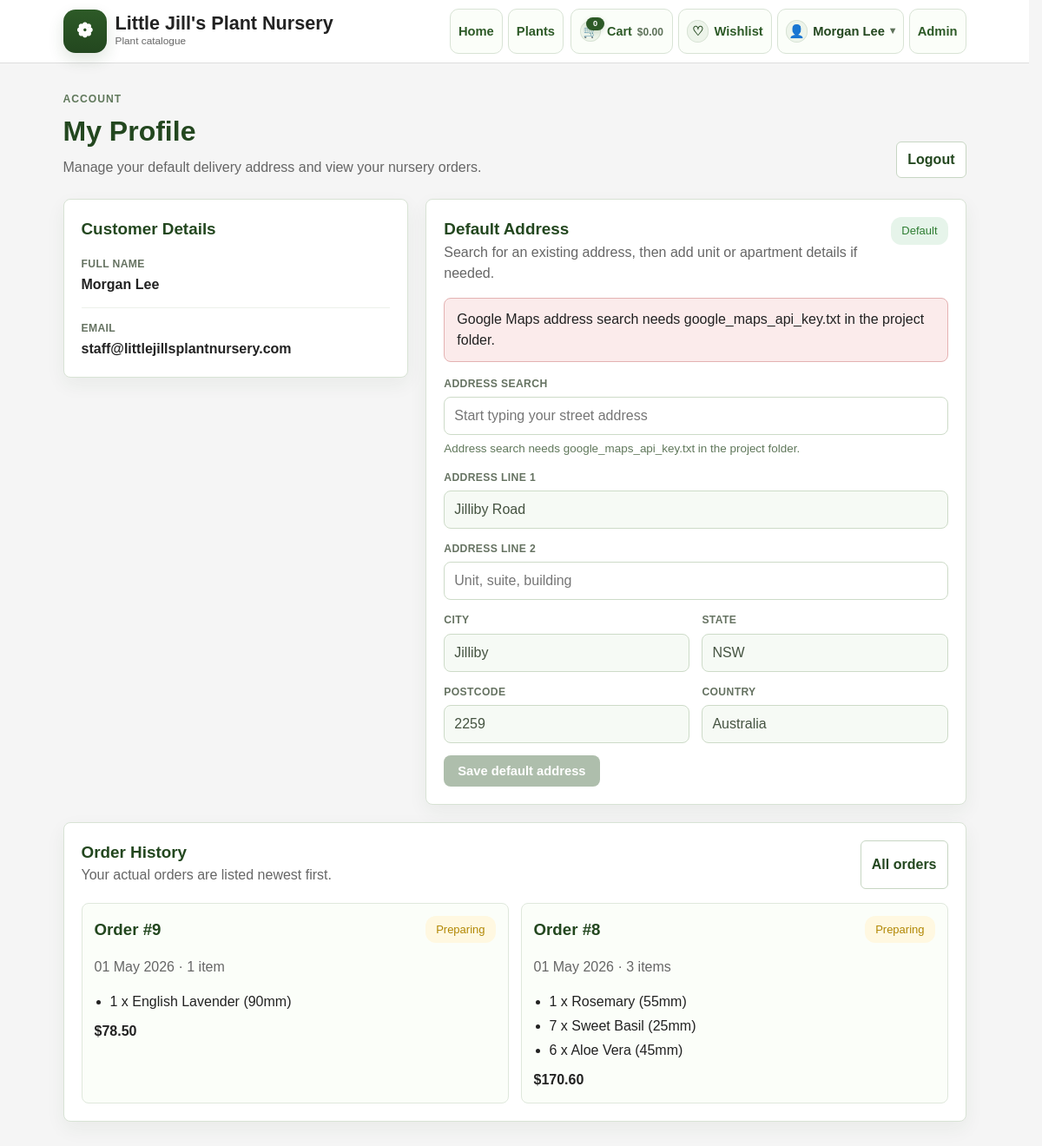
The page /profile (signed in) on the database as committed earlier.
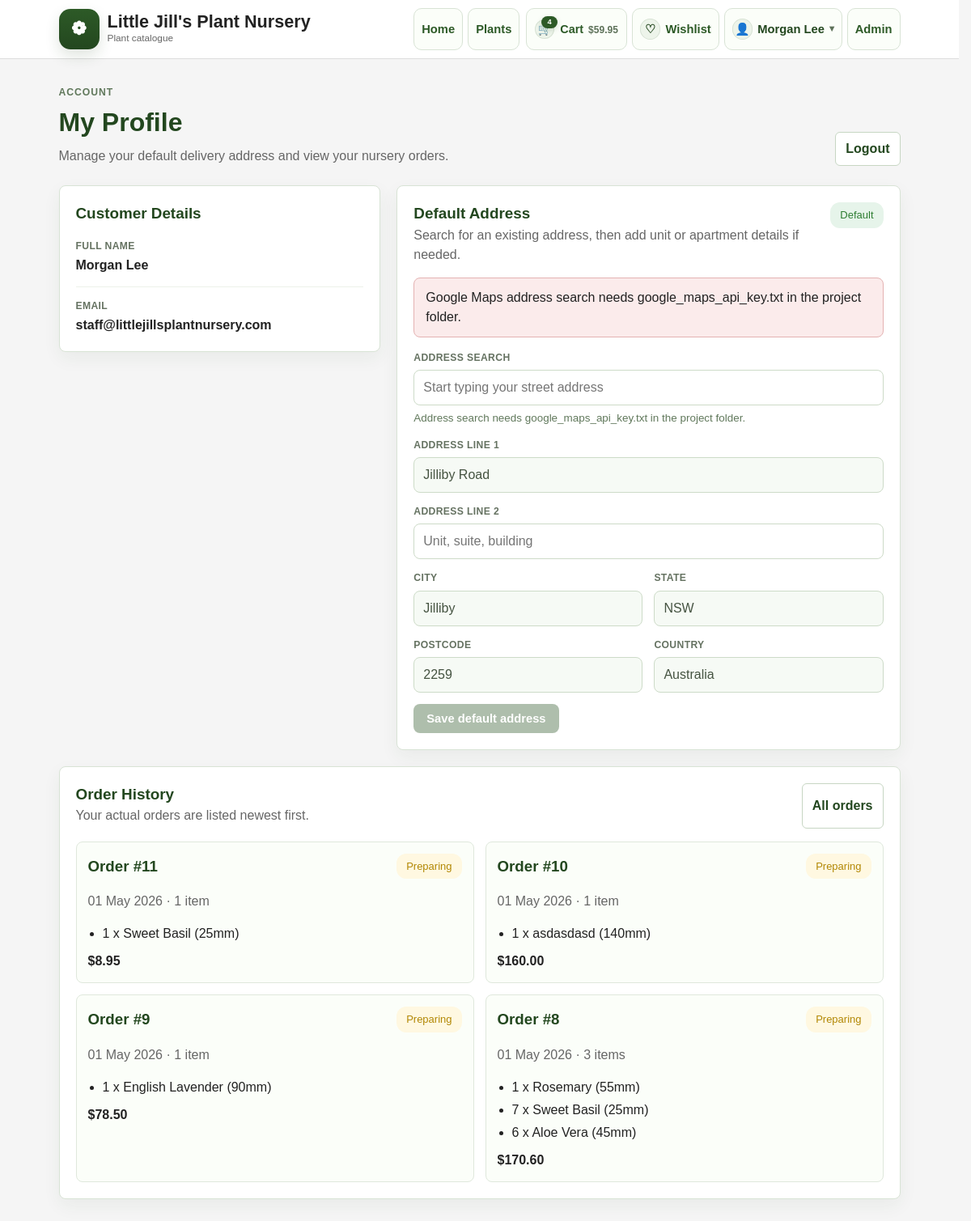
The same page on the database as committed later.
### models.py (models this page shows)
class Order(db.Model):
    id: Mapped[int] = mapped_column(primary_key=True)
    user_id: Mapped[int] = mapped_column(ForeignKey("user.id"), nullable=False, index=True)
    cart_id: Mapped[int] = mapped_column(ForeignKey("cart.id"), nullable=False, index=True)
    status: Mapped[str] = mapped_column(String(30), default="pending", nullable=False, index=True)
    subtotal_amount: Mapped[Decimal] = mapped_column(Numeric(10, 2), default=Decimal("0.00"), nullable=False)
    delivery_fee: Mapped[Decimal] = mapped_column(Numeric(10, 2), default=Decimal("0.00"), nullable=False)
    total_amount: Mapped[Decimal] = mapped_column(Numeric(10, 2), default=Decimal("0.00"), nullable=False)
    delivery_method: Mapped[Optional[str]] = mapped_column(String(30))
    delivery_distance_km: Mapped[Optional[Decimal]] = mapped_column(Numeric(8, 2))
    delivery_line1: Mapped[Optional[str]] = mapped_column(String(255))
    delivery_line2: Mapped[Optional[str]] = mapped_column(String(255))
    delivery_city: Mapped[Optional[str]] = mapped_column(String(120))
    delivery_state: Mapped[Optional[str]] = mapped_column(String(120))
    delivery_postal_code: Mapped[Optional[str]] = mapped_column(String(20))
    delivery_country: Mapped[Optional[str]] = mapped_column(String(120))
    delivery_formatted_address: Mapped[Optional[str]] = mapped_column(String(500))
    delivery_google_place_id: Mapped[Optional[str]] = mapped_column(String(255))
    delivery_latitude: Mapped[Optional[float]] = mapped_column(Float)
    delivery_longitude: Mapped[Optional[float]] = mapped_column(Float)
    stripe_checkout_session_id: Mapped[Optional[str]] = mapped_column(String(255))
    stripe_payment_intent_id: Mapped[Optional[str]] = mapped_column(String(255))
    payment_status: Mapped[Optional[str]] = mapped_column(String(50))
    created_at: Mapped[datetime] = mapped_column(DateTime, default=datetime.utcnow, nullable=False)
    updated_at: Mapped[datetime] = mapped_column(
        DateTime,
        default=datetime.utcnow,
        onupdate=datetime.utcnow,
        nullable=False,
    )
    user: Mapped["User"] = relationship(back_populates="orders")
    cart: Mapped["Cart"] = relationship(back_populates="orders")
    items: Mapped[list["OrderItem"]] = relationship(
        back_populates="order",
        cascade="all, delete-orphan",
        order_by="OrderItem.created_at",
    )

class OrderItem(db.Model):
    id: Mapped[int] = mapped_column(primary_key=True)
    order_id: Mapped[int] = mapped_column(ForeignKey("order.id"), nullable=False, index=True)
    plant_id: Mapped[int] = mapped_column(ForeignKey("plant.id"), nullable=False, index=True)
    pot_id: Mapped[Optional[int]] = mapped_column(ForeignKey("pot.id"), nullable=True, index=True)
    quantity: Mapped[int] = mapped_column(Integer, default=1, nullable=False)
    unit_price_snapshot: Mapped[Decimal] = mapped_column(Numeric(10, 2), nullable=False)
    plant_name_snapshot: Mapped[str] = mapped_column(String(100), nullable=False)
    pot_size_snapshot: Mapped[Optional[int]] = mapped_column(Integer)
    image_snapshot: Mapped[Optional[str]] = mapped_column(String(255))
    created_at: Mapped[datetime] = mapped_column(DateTime, default=datetime.utcnow, nullable=False)
    updated_at: Mapped[datetime] = mapped_column(
        DateTime,
        default=datetime.utcnow,
        onupdate=datetime.utcnow,
        nullable=False,
    )
    order: Mapped["Order"] = relationship(back_populates="items")
    pot: Mapped[Optional["Pot"]] = relationship()

### app.py (the view, shortened to what this page needs)
@app.route("/profile", methods=["GET", "POST"])
@login_required
def profile():
    user_orders = (
        Order.query.filter_by(user_id=current_user.id)
        .filter(Order.payment_status == "paid")
        .order_by(Order.created_at.desc())
        .all()
    )
    return render_template(
        'profile.html',
        user=current_user,
        address=current_user.address,
        orders=user_orders,
        google_maps_api_key=app.config.get("GOOGLE_MAPS_API_KEY"),
    )

### app.py (called while the page is built)
@login_manager.user_loader
def load_user(user_id):
    return User.query.get(int(user_id))

def decimal_price(value):
    if value is None:
        return Decimal("0.00")
    if isinstance(value, Decimal):
        return value.quantize(Decimal("0.01"))
    return Decimal(str(value)).quantize(Decimal("0.01"))

def get_active_cart(user):
    return (
        Cart.query.filter_by(user_id=user.id, status="active")
        .order_by(Cart.updated_at.desc(), Cart.id.desc())
        .first()
    )

def get_header_cart_summary():
    if not current_user.is_authenticated:
        return {
            "header_cart_item_count": 0,
            "header_cart_total": Decimal("0.00"),
        }
    cart = get_active_cart(current_user)
    if cart is None:
        return {
            "header_cart_item_count": 0,
            "header_cart_total": Decimal("0.00"),
        }
    summary = build_cart_summary(cart)
    return {
        "header_cart_item_count": summary["item_count"],
        "header_cart_total": summary["total"],
    }

@app.context_processor
def inject_header_cart_summary():
    return get_header_cart_summary()

### templates/profile.html (shortened to what the changed rows need)
<!DOCTYPE html>
<html lang="en">
    <head>
    <link rel="stylesheet" href="{{ url_for('static', filename='styles.css') }}">
    </head>
    <body>
        {% include '_header.html' %}
    <main class="container profile-page">
        <section class="profile-hero">
            <div>
                <h1>My Profile</h1>
            </div>
        </section>
        <div class="profile-layout">
            <section class="card profile-panel">
                <div class="section-heading">
                    <h2>Customer Details</h2>
                </div>
            </section>
            <section class="card profile-panel profile-panel--address">
                <div class="section-heading">
                    <div>
                        <h2>Default Address</h2>
                    </div>
                </div>
            </section>
        </div>
        <section class="card profile-panel profile-orders">
            <div class="section-heading">
                <div>
                    <h2>Order History</h2>
                </div>
            </div>
            {% if orders %}
                <div class="profile-order-list">
                    {% for order in orders[:4] %}
                        <article class="profile-order">
                            <div class="profile-order__summary">
                                <h3>Order #{{ order.id }}</h3>
                                <span class="status {{ 'delivered' if order.status == 'completed' else 'cancelled' if order.status == 'cancelled' else 'pending' }}">{{ order.status|title }}</span>
                            </div>
                            <p class="muted">{{ order.created_at.strftime('%d %b %Y') }} &middot; {{ order.items|length }} item{% if order.items|length != 1 %}s{% endif %}</p>
                            <ul class="compact-list">
                                {% for item in order.items %}
                                    <li>{{ item.quantity }} x {{ item.plant_name_snapshot }}{% if item.pot_size_snapshot %} ({{ item.pot_size_snapshot }}mm){% endif %}</li>
                                {% endfor %}
                            </ul>
                            <strong>${{ '%.2f'|format(order.total_amount) }}</strong>
                        </article>
                    {% endfor %}
                </div>
            {% else %}
                <p class="muted">No orders yet.</p>
            {% endif %}
        </section>
    </main>
</body>
</html>

### templates/_header.html (shortened to what this page needs)
<header class="site-header">
    <div class="site-header__inner">
        <a class="brand" href="{{ url_for('home') }}">
            <span class="brand-mark" aria-hidden="true">
                <span class="icon-glyph icon-glyph--brand">❁</span>
            </span>
            <span class="brand-text">
                <span class="brand-name">Little Jill's Plant Nursery</span>
                <small>Plant catalogue</small>
            </span>
        </a>
        <div class="header-actions">
            <nav class="site-nav site-nav--primary">
                <a class="nav-button" href="{{ url_for('home') }}">
                    <span>Home</span>
                </a>
                <a class="nav-button" href="{{ url_for('plants_index') }}">
                    <span>Plants</span>
                </a>
            </nav>
            <nav class="site-nav site-nav--utility">
                <a class="nav-button nav-button--cart" href="{{ url_for('cart') }}">
                    <span class="nav-icon-chip nav-icon-chip--cart" aria-hidden="true">
                        <span class="nav-icon-chip__emoji">🛒</span>
                        <span class="nav-icon-chip__badge">{{ header_cart_item_count }}</span>
                    </span>
                    <span class="nav-button__content">
                        <span class="nav-button__title">Cart</span>
                        <span class="nav-button__subtitle">${{ '%.2f'|format(header_cart_total) }}</span>
                    </span>
                </a>
                {% if current_user.is_authenticated %}
                <a class="nav-button" href="{{ url_for('wishlist') }}">
                    <span class="nav-icon-chip" aria-hidden="true">♡</span>
                    <span>Wishlist</span>
                </a>
                <details class="account-menu">
                    <summary class="nav-button account-menu__summary">
                        <span class="nav-icon-chip" aria-hidden="true">👤</span>
                        <span>{{ current_user.full_name }}</span>
                        <span class="account-menu__caret" aria-hidden="true">▾</span>
                    </summary>
                </details>
                {% else %}
                <a class="nav-button nav-button--icon" href="{{ url_for('login') }}">
                    <span class="nav-icon-chip" aria-hidden="true">⇥</span>
                    <span>Login</span>
                </a>
                {% endif %}
                {% if current_user.is_authenticated and current_user.is_staff %}
                <a class="nav-button" href="{{ url_for('admin.home') }}">
                    <span>Admin</span>
                </a>
                {% endif %}
            </nav>
        </div>
    </div>
</header>

Rows that differ between the two databases and show on the page:
added Order: id "11", status "Preparing", created_at "01 May 2026", items|length "1", total_amount "8.95"
added OrderItem: quantity "1", plant_name_snapshot "Sweet Basil", pot_size_snapshot "25", shown under "11"
added Order: id "10", status "Preparing", created_at "01 May 2026", items|length "1", total_amount "160.00"
added OrderItem: quantity "1", plant_name_snapshot "asdasdasd", pot_size_snapshot "140", shown under "10"
Other text that changed with them:
{{ header_cart_item_count }}: "0" → "4"
{{ '%.2f'|format(header_cart_total) }}: "0.00" → "59.95"
